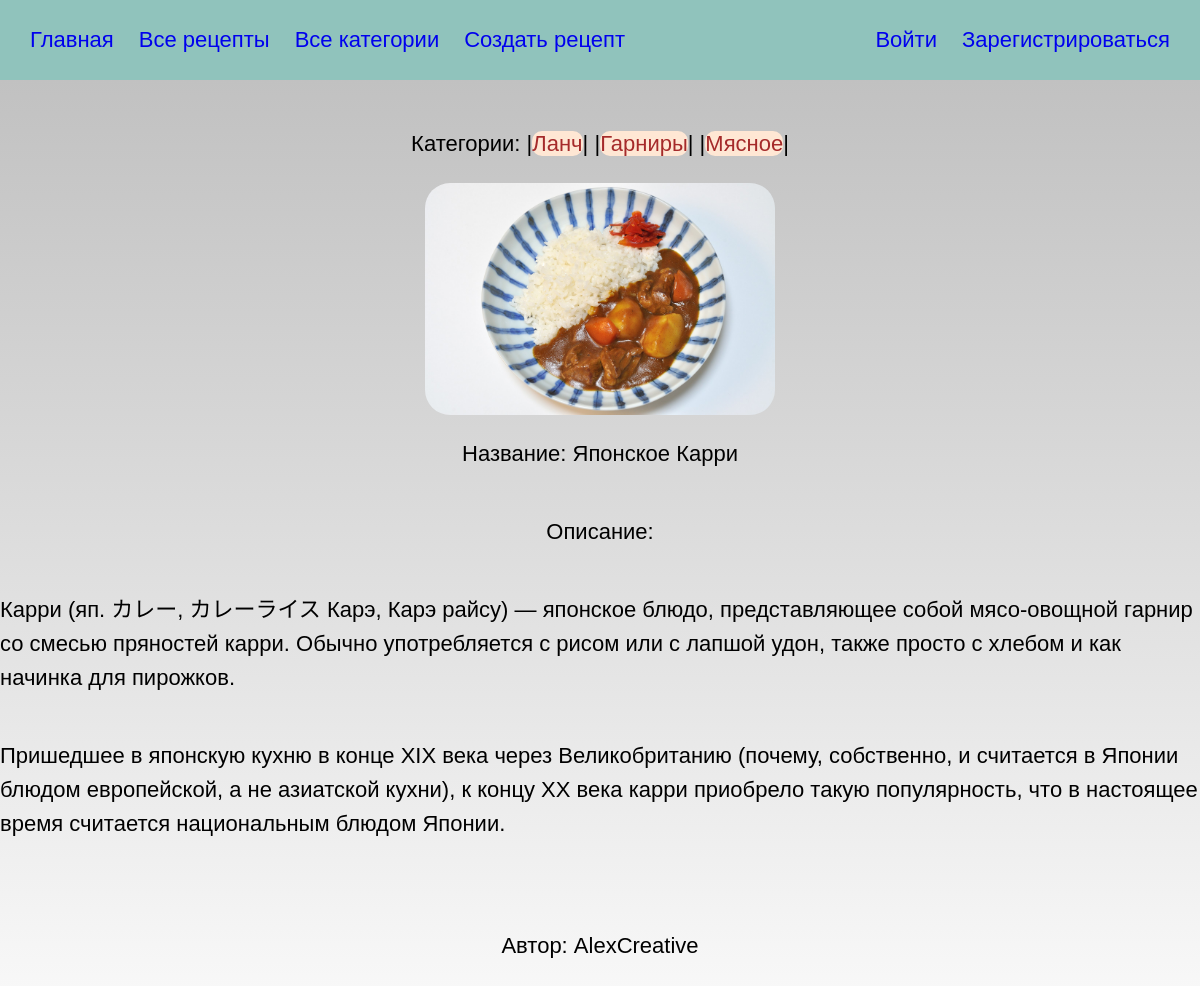
Screenshot of /recipes/recipes/13 with the database file from the repository.
### recipes/models.py (models this page shows, shortened)
class Category(models.Model):
    name = CharField(null=False, max_length=30)
    description = TextField(max_length=700, null=False, blank=True)
    image = ImageField(null=True, blank=True, upload_to=destination_of_preview)

class Recipe(models.Model):
    name = CharField(max_length=40, null=False, db_index=True, )
    description = TextField(max_length=2000, null=False, blank=True, db_index=True, )
    cooking_steps = IntegerField(default=1,
                                 validators=[
                                     MaxValueValidator(100),
                                     MinValueValidator(1)
                                 ]
                                 )
    cooking_time = IntegerField(default=5, validators=[
        MaxValueValidator(1440),
        MinValueValidator(5)
    ])
    image = ImageField(null=True, blank=True, upload_to=destination_of_image)
    author = ForeignKey(User, on_delete=models.CASCADE, related_name='recipe')
    categories = ManyToManyField("Category", related_name='recipes')
    class Meta:
        ordering = ['pk']

### recipes/views.py (the view)
# urls.py: path("recipes/<int:pk>", RecipeDetailView.as_view(), name='recipe_detail'),
class RecipeDetailView(DetailView):
    permission_denied_message = "Sorry but you can't see this recipe."
    model = Recipe
    context_object_name = 'recipe'
    template_name = 'recipes/recipe_detail.html'

### recipes/templates/recipes/recipe_detail.html (shortened to what this page needs)
{% extends "./base.html" %}
{% block body %}
<div class="h-detail">
    {% if recipe %}
        {% if recipe.categories %}
        <p>Категории:
            {% for cat in recipe.categories.all %}
            |<a href='{% url "recipes:category_detail" cat.pk %}'><span class="cats">{{ cat.name }}</span></a>|
            {% endfor %}
        </p>
        {% if recipe.image %}
        <img src="{{ recipe.image.url }}" alt="{{ recipe.image.name  }}">
        {% endif %}
        {% endif %}
        <p>Название: {{ recipe.name }}</p>
        <p>Описание: {{ recipe.description|linebreaks }}</p>
        <p>Автор: {{ recipe.author }}</p>
        {% else %}
        <span>No data here yet.</span>
    {% endif %}
</div>
{% endblock %}

### static/recipes/recipes.css (style rules this page uses)
body, html { margin: 0; padding: 0; font-size: 22px; font-family: Arial, Helvetica, sans-serif; }
.cats { font-size: 22px; background-color: #FFE7D4; color: brown; border-radius: 10px; }
img { width: 350px; height: auto; border-radius: 25px; }
a { text-decoration: none; }
.h-detail { line-height: 34px; display: flex; flex-direction: column; justify-content: center; align-items: center; height: 100%; padding: 25px 0 25px; background: linear-gradient(#C1C1C1, #F9F9F9) }
.h-detail > p { max-width: 1200px; }

### static/recipes/users.css (style rules this page uses)
body, html { margin: 0; padding: 0; font-size: 22px; font-family: Arial, Helvetica, sans-serif; }
.h1-prof, .forms > div, p { justify-content: center space-between; align-items: center; max-width: 1200px; height: 100%; margin-left: auto; margin-right: auto; }

### rows the page displays
Category: name "Ланч"
Category: name "Гарниры"
Category: name "Мясное"
Recipe: image (picture), name "Японское Карри", description "Карри (яп. カレー, カレーライス Карэ, Карэ райсу) — японское блюдо, представляющее собой мясо-овощной гарнир со смесью пряностей карри. Обычно употребляется с рисом или с лапшой удон, также просто с хлебом и как начинка для пирожков. Пришедшее в японскую кухню в конце XIX века через Великобританию (почему, собственно, и считается в Японии блюдом европейской, а не азиатской кухни), к концу XX века карри приобрело такую популярность, что в настоящее время считается национальным блюдом Японии.", author "AlexCreative"
